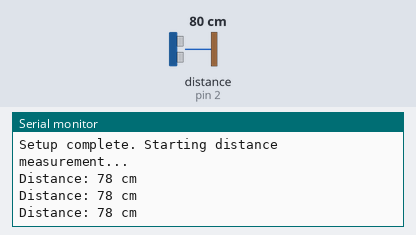
A sketch run on a simulated Arduino Uno, built with avr-gcc and run on an emulated ATmega328P. Shown: the last lines printed to the serial monitor. Wiring (inferred from the names in the program): ultrasonic range finder: trigger pin 3; echo pin 2. Inputs (shaded band) come from the test bench; at power-on: distance to the obstacle (sensor on pin 2) 80 cm. The echo pulse lasts 58.3 µs per cm; no radio packets arrive unless stated.

Above: at 1.3 s.
1.4 s: distance to the obstacle (sensor on pin 2) set to 22 cm
At 1.9 s:
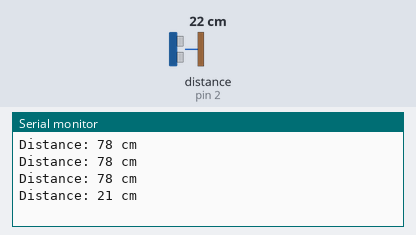
2.9 s: distance to the obstacle (sensor on pin 2) set to 18 cm
At 3.5 s:
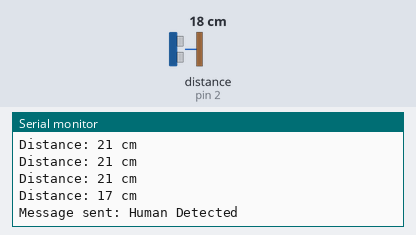
Timing chart, 0 to 5.9 s (numbered marks = the images above; inputs shaded):
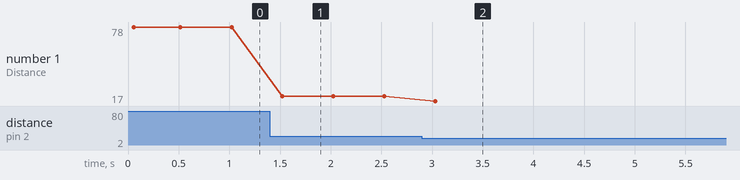

Measured:
- the behaviour switches between 21 and 20 cm on distance to the obstacle (sensor on pin 2) (found by bisection; images 1 and 2)
- after the input at 1.4 s, the serial monitor: prints a new line after 0.12 s (image 1)
- after the input at 2.9 s, the serial monitor: prints a new line after 0.13 s (image 2)
- plotted number 1: 78 → 21 after the input at 1.4 s, 21 → 17 after the input at 2.9 s

The sketch:

transmitter_code.ino
```cpp
#define echoPin 2
#define trigPin 3

#include <SPI.h>
#include <nRF24L01.h>
#include <RF24.h>

RF24 radio(9, 10);  // CE, CSN
const byte address[6] = "00001";

long duration;
int distance;

void setup() {
  pinMode(trigPin, OUTPUT);
  pinMode(echoPin, INPUT);
  Serial.begin(9600);

  // Start radio
  if (!radio.begin()) {
    Serial.println("NRF24L01 not found or not responding");
    while (1);  // Halt
  }

  radio.openWritingPipe(address);
  radio.setPALevel(RF24_PA_MIN);
  radio.stopListening();

  Serial.println("Setup complete. Starting distance measurement...");
}

void loop() {
  // Trigger ultrasonic sensor
  digitalWrite(trigPin, LOW);
  delayMicroseconds(2);
  digitalWrite(trigPin, HIGH);
  delayMicroseconds(10);
  digitalWrite(trigPin, LOW);

  // Read echo
  duration = pulseIn(echoPin, HIGH, 30000);  // Timeout at 30ms (5 meters)

  // Calculate distance
  distance = duration * 0.034 / 2;

  // Print measured distance
  if (duration == 0) {
    Serial.println("No object detected or sensor error");
  } else {
    Serial.print("Distance: ");
    Serial.print(distance);
    Serial.println(" cm");

    // Send message if close
    if (distance < 20) {
      const char text[] = "Human Detected";
      bool success = radio.write(&text, sizeof(text));
      if (success) {
        Serial.println("Message sent: Human Detected");
      } else {
        Serial.println("Failed to send message");
      }
      delay(10000);  // Cooldown before next send
    }
  }

  delay(500);
}
```
